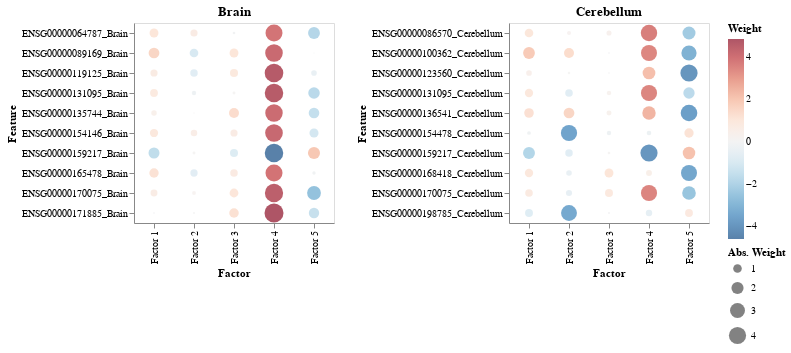

The code cell stored with this chart in its notebook:
### Code cell
plot_top_weights(model, ["Brain", "Cerebellum"], n_features=10)

### Figure 1 — Vega specification as saved in the notebook (floating-point values rounded to 4 significant figures)
{"$schema": "https://vega.github.io/schema/vega/v5.json", "data": [{"name": "source_0", "values": [{"index": "Factor 5", "value": -1.888, "value_abs": 1.888, "variable": "ENSG00000064787_Brain"}, {"index": "Factor 1", "value": 1.067, "value_abs": 1.067, "variable": "ENSG00000064787_Brain"}, {"index": "Factor 4", "value": 3.876, "value_abs": 3.876, "variable": "ENSG00000064787_Brain"}, {"index": "Factor 3", "value": -0.089, "value_abs": 0.089, "variable": "ENSG00000064787_Brain"}, {"index": "Factor 2", "value": 0.694, "value_abs": 0.694, "variable": "ENSG00000064787_Brain"}, {"index": "Factor 5", "value": -0.149, "value_abs": 0.149, "variable": "ENSG00000165478_Brain"}, {"index": "Factor 1", "value": 1.178, "value_abs": 1.178, "variable": "ENSG00000165478_Brain"}, {"index": "Factor 4", "value": 3.901, "value_abs": 3.901, "variable": "ENSG00000165478_Brain"}, {"index": "Factor 3", "value": 0.77, "value_abs": 0.77, "variable": "ENSG00000165478_Brain"}, {"index": "Factor 2", "value": -0.71, "value_abs": 0.71, "variable": "ENSG00000165478_Brain"}, {"index": "Factor 5", "value": -1.518, "value_abs": 1.518, "variable": "ENSG00000135744_Brain"}, {"index": "Factor 1", "value": 0.401, "value_abs": 0.401, "variable": "ENSG00000135744_Brain"}, {"index": "Factor 4", "value": 4.099, "value_abs": 4.099, "variable": "ENSG00000135744_Brain"}, {"index": "Factor 3", "value": 1.357, "value_abs": 1.357, "variable": "ENSG00000135744_Brain"}, {"index": "Factor 2", "value": 0.021, "value_abs": 0.021, "variable": "ENSG00000135744_Brain"}, {"index": "Factor 5", "value": -0.014, "value_abs": 0.014, "variable": "ENSG00000089169_Brain"}, {"index": "Factor 1", "value": 1.557, "value_abs": 1.557, "variable": "ENSG00000089169_Brain"}, {"index": "Factor 4", "value": 4.161, "value_abs": 4.161, "variable": "ENSG00000089169_Brain"}, {"index": "Factor 3", "value": 1.073, "value_abs": 1.073, "variable": "ENSG00000089169_Brain"}, {"index": "Factor 2", "value": -1.016, "value_abs": 1.016, "variable": "ENSG00000089169_Brain"}, {"index": "Factor 5", "value": -1.11, "value_abs": 1.11, "variable": "ENSG00000154146_Brain"}, {"index": "Factor 1", "value": 0.917, "value_abs": 0.917, "variable": "ENSG00000154146_Brain"}, {"index": "Factor 4", "value": 4.206, "value_abs": 4.206, "variable": "ENSG00000154146_Brain"}, {"index": "Factor 3", "value": 0.7, "value_abs": 0.7, "variable": "ENSG00000154146_Brain"}, {"index": "Factor 2", "value": 0.563, "value_abs": 0.563, "variable": "ENSG00000154146_Brain"}, {"index": "Factor 5", "value": -2.567, "value_abs": 2.567, "variable": "ENSG00000170075_Brain"}, {"index": "Factor 1", "value": 0.645, "value_abs": 0.645, "variable": "ENSG00000170075_Brain"}, {"index": "Factor 4", "value": 4.497, "value_abs": 4.497, "variable": "ENSG00000170075_Brain"}, {"index": "Factor 3", "value": 1.047, "value_abs": 1.047, "variable": "ENSG00000170075_Brain"}, {"index": "Factor 2", "value": 0.19, "value_abs": 0.19, "variable": "ENSG00000170075_Brain"}, {"index": "Factor 5", "value": 1.962, "value_abs": 1.962, "variable": "ENSG00000159217_Brain"}, {"index": "Factor 1", "value": -1.637, "value_abs": 1.637, "variable": "ENSG00000159217_Brain"}, {"index": "Factor 4", "value": -4.617, "value_abs": 4.617, "variable": "ENSG00000159217_Brain"}, {"index": "Factor 3", "value": -0.871, "value_abs": 0.871, "variable": "ENSG00000159217_Brain"}, {"index": "Factor 2", "value": 0.109, "value_abs": 0.109, "variable": "ENSG00000159217_Brain"}, {"index": "Factor 5", "value": -1.789, "value_abs": 1.789, "variable": "ENSG00000131095_Brain"}, {"index": "Factor 1", "value": 0.81, "value_abs": 0.81, "variable": "ENSG00000131095_Brain"}, {"index": "Factor 4", "value": 4.629, "value_abs": 4.629, "variable": "ENSG00000131095_Brain"}, {"index": "Factor 3", "value": 0.109, "value_abs": 0.109, "variable": "ENSG00000131095_Brain"}, {"index": "Factor 2", "value": -0.263, "value_abs": 0.263, "variable": "ENSG00000131095_Brain"}, {"index": "Factor 5", "value": -0.433, "value_abs": 0.433, "variable": "ENSG00000119125_Brain"}, {"index": "Factor 1", "value": 0.703, "value_abs": 0.703, "variable": "ENSG00000119125_Brain"}, {"index": "Factor 4", "value": 4.656, "value_abs": 4.656, "variable": "ENSG00000119125_Brain"}, {"index": "Factor 3", "value": 0.886, "value_abs": 0.886, "variable": "ENSG00000119125_Brain"}, {"index": "Factor 2", "value": -0.751, "value_abs": 0.751, "variable": "ENSG00000119125_Brain"}, {"index": "Factor 5", "value": -1.456, "value_abs": 1.456, "variable": "ENSG00000171885_Brain"}, {"index": "Factor 1", "value": -0.031, "value_abs": 0.031, "variable": "ENSG00000171885_Brain"}, {"index": "Factor 4", "value": 4.865, "value_abs": 4.865, "variable": "ENSG00000171885_Brain"}, {"index": "Factor 3", "value": 1.223, "value_abs": 1.223, "variable": "ENSG00000171885_Brain"}, {"index": "Factor 2", "value": 0.043, "value_abs": 0.043, "variable": "ENSG00000171885_Brain"}]}, {"name": "source_1", "values": [{"index": "Factor 5", "value": 0.827, "value_abs": 0.827, "variable": "ENSG00000198785_Cerebellum"}, {"index": "Factor 1", "value": -0.834, "value_abs": 0.834, "variable": "ENSG00000198785_Cerebellum"}, {"index": "Factor 4", "value": -0.557, "value_abs": 0.557, "variable": "ENSG00000198785_Cerebellum"}, {"index": "Factor 3", "value": -0.042, "value_abs": 0.042, "variable": "ENSG00000198785_Cerebellum"}, {"index": "Factor 2", "value": -3.398, "value_abs": 3.398, "variable": "ENSG00000198785_Cerebellum"}, {"index": "Factor 5", "value": -3.114, "value_abs": 3.114, "variable": "ENSG00000100362_Cerebellum"}, {"index": "Factor 1", "value": 1.876, "value_abs": 1.876, "variable": "ENSG00000100362_Cerebellum"}, {"index": "Factor 4", "value": 3.455, "value_abs": 3.455, "variable": "ENSG00000100362_Cerebellum"}, {"index": "Factor 3", "value": -0.029, "value_abs": 0.029, "variable": "ENSG00000100362_Cerebellum"}, {"index": "Factor 2", "value": 1.352, "value_abs": 1.352, "variable": "ENSG00000100362_Cerebellum"}, {"index": "Factor 5", "value": -3.466, "value_abs": 3.466, "variable": "ENSG00000168418_Cerebellum"}, {"index": "Factor 1", "value": 0.937, "value_abs": 0.937, "variable": "ENSG00000168418_Cerebellum"}, {"index": "Factor 4", "value": 0.47, "value_abs": 0.47, "variable": "ENSG00000168418_Cerebellum"}, {"index": "Factor 3", "value": 1.067, "value_abs": 1.067, "variable": "ENSG00000168418_Cerebellum"}, {"index": "Factor 2", "value": -0.419, "value_abs": 0.419, "variable": "ENSG00000168418_Cerebellum"}, {"index": "Factor 5", "value": -1.726, "value_abs": 1.726, "variable": "ENSG00000131095_Cerebellum"}, {"index": "Factor 1", "value": 0.927, "value_abs": 0.927, "variable": "ENSG00000131095_Cerebellum"}, {"index": "Factor 4", "value": 3.496, "value_abs": 3.496, "variable": "ENSG00000131095_Cerebellum"}, {"index": "Factor 3", "value": 0.272, "value_abs": 0.272, "variable": "ENSG00000131095_Cerebellum"}, {"index": "Factor 2", "value": -0.779, "value_abs": 0.779, "variable": "ENSG00000131095_Cerebellum"}, {"index": "Factor 5", "value": -2.494, "value_abs": 2.494, "variable": "ENSG00000170075_Cerebellum"}, {"index": "Factor 1", "value": 0.785, "value_abs": 0.785, "variable": "ENSG00000170075_Cerebellum"}, {"index": "Factor 4", "value": 3.499, "value_abs": 3.499, "variable": "ENSG00000170075_Cerebellum"}, {"index": "Factor 3", "value": 0.853, "value_abs": 0.853, "variable": "ENSG00000170075_Cerebellum"}, {"index": "Factor 2", "value": -0.501, "value_abs": 0.501, "variable": "ENSG00000170075_Cerebellum"}, {"index": "Factor 5", "value": 1.163, "value_abs": 1.163, "variable": "ENSG00000154478_Cerebellum"}, {"index": "Factor 1", "value": -0.184, "value_abs": 0.184, "variable": "ENSG00000154478_Cerebellum"}, {"index": "Factor 4", "value": -0.284, "value_abs": 0.284, "variable": "ENSG00000154478_Cerebellum"}, {"index": "Factor 3", "value": -0.265, "value_abs": 0.265, "variable": "ENSG00000154478_Cerebellum"}, {"index": "Factor 2", "value": -3.54, "value_abs": 3.54, "variable": "ENSG00000154478_Cerebellum"}, {"index": "Factor 5", "value": -2.275, "value_abs": 2.275, "variable": "ENSG00000086570_Cerebellum"}, {"index": "Factor 1", "value": 0.999, "value_abs": 0.999, "variable": "ENSG00000086570_Cerebellum"}, {"index": "Factor 4", "value": 3.64, "value_abs": 3.64, "variable": "ENSG00000086570_Cerebellum"}, {"index": "Factor 3", "value": 0.353, "value_abs": 0.353, "variable": "ENSG00000086570_Cerebellum"}, {"index": "Factor 2", "value": 0.213, "value_abs": 0.213, "variable": "ENSG00000086570_Cerebellum"}, {"index": "Factor 5", "value": -3.721, "value_abs": 3.721, "variable": "ENSG00000136541_Cerebellum"}, {"index": "Factor 1", "value": 1.231, "value_abs": 1.231, "variable": "ENSG00000136541_Cerebellum"}, {"index": "Factor 4", "value": 2.41, "value_abs": 2.41, "variable": "ENSG00000136541_Cerebellum"}, {"index": "Factor 3", "value": 0.334, "value_abs": 0.334, "variable": "ENSG00000136541_Cerebellum"}, {"index": "Factor 2", "value": 1.549, "value_abs": 1.549, "variable": "ENSG00000136541_Cerebellum"}, {"index": "Factor 5", "value": 2.118, "value_abs": 2.118, "variable": "ENSG00000159217_Cerebellum"}, {"index": "Factor 1", "value": -1.919, "value_abs": 1.919, "variable": "ENSG00000159217_Cerebellum"}, {"index": "Factor 4", "value": -3.975, "value_abs": 3.975, "variable": "ENSG00000159217_Cerebellum"}, {"index": "Factor 3", "value": 0.09, "value_abs": 0.09, "variable": "ENSG00000159217_Cerebellum"}, {"index": "Factor 2", "value": -0.763, "value_abs": 0.763, "variable": "ENSG00000159217_Cerebellum"}, {"index": "Factor 5", "value": -3.989, "value_abs": 3.989, "variable": "ENSG00000123560_Cerebellum"}, {"index": "Factor 1", "value": 0.434, "value_abs": 0.434, "variable": "ENSG00000123560_Cerebellum"}, {"index": "Factor 4", "value": 2.178, "value_abs": 2.178, "variable": "ENSG00000123560_Cerebellum"}, {"index": "Factor 3", "value": -0.024, "value_abs": 0.024, "variable": "ENSG00000123560_Cerebellum"}, {"index": "Factor 2", "value": 0.078, "value_abs": 0.078, "variable": "ENSG00000123560_Cerebellum"}]}, {"name": "source_0_concat_0_x_domain_index", "values": [{"index": "Factor 5"}, {"index": "Factor 1"}, {"index": "Factor 4"}, {"index": "Factor 3"}, {"index": "Factor 2"}]}, {"name": "source_0_concat_0_y_domain_variable", "values": [{"variable": "ENSG00000064787_Brain"}, {"variable": "ENSG00000165478_Brain"}, {"variable": "ENSG00000135744_Brain"}, {"variable": "ENSG00000089169_Brain"}, {"variable": "ENSG00000154146_Brain"}, {"variable": "ENSG00000170075_Brain"}, {"variable": "ENSG00000159217_Brain"}, {"variable": "ENSG00000131095_Brain"}, {"variable": "ENSG00000119125_Brain"}, {"variable": "ENSG00000171885_Brain"}]}, {"name": "source_1_concat_1_x_domain_index", "values": [{"index": "Factor 5"}, {"index": "Factor 1"}, {"index": "Factor 4"}, {"index": "Factor 3"}, {"index": "Factor 2"}]}, {"name": "source_1_concat_1_y_domain_variable", "values": [{"variable": "ENSG00000198785_Cerebellum"}, {"variable": "ENSG00000100362_Cerebellum"}, {"variable": "ENSG00000168418_Cerebellum"}, {"variable": "ENSG00000131095_Cerebellum"}, {"variable": "ENSG00000170075_Cerebellum"}, {"variable": "ENSG00000154478_Cerebellum"}, {"variable": "ENSG00000086570_Cerebellum"}, {"variable": "ENSG00000136541_Cerebellum"}, {"variable": "ENSG00000159217_Cerebellum"}, {"variable": "ENSG00000123560_Cerebellum"}]}], "signals": [{"name": "childWidth", "value": 200}], "marks": [{"type": "group", "name": "concat_0_group", "encode": {"update": {"width": {"signal": "childWidth"}, "height": {"signal": "height"}}}, "marks": [{"type": "symbol", "name": "concat_0_marks", "from": {"data": "source_0"}, "encode": {"update": {"fill": {"field": "value", "scale": "color"}, "size": {"field": "value_abs", "scale": "size"}, "shape": {"value": "circle"}, "x": {"field": "index", "scale": "concat_0_x"}, "opacity": {"value": 0.7}, "y": {"field": "variable", "scale": "concat_0_y"}}}, "style": ["circle"]}], "axes": [{"scale": "concat_0_x", "labelAlign": "right", "labelAngle": 270, "orient": "bottom", "labelBaseline": "middle", "zindex": 0, "title": "Factor", "grid": false}, {"scale": "concat_0_y", "title": "Feature", "zindex": 0, "grid": false, "orient": "left"}], "title": {"text": "Brain", "frame": "group"}, "style": "cell"}, {"type": "group", "name": "concat_1_group", "encode": {"update": {"height": {"signal": "height"}, "width": {"signal": "childWidth"}}}, "marks": [{"type": "symbol", "name": "concat_1_marks", "from": {"data": "source_1"}, "encode": {"update": {"y": {"field": "variable", "scale": "concat_1_y"}, "shape": {"value": "circle"}, "fill": {"field": "value", "scale": "color"}, "opacity": {"value": 0.7}, "x": {"field": "index", "scale": "concat_1_x"}, "size": {"field": "value_abs", "scale": "size"}}}, "style": ["circle"]}], "axes": [{"scale": "concat_1_x", "title": "Factor", "orient": "bottom", "grid": false, "labelAngle": 270, "labelBaseline": "middle", "zindex": 0, "labelAlign": "right"}, {"scale": "concat_1_y", "orient": "left", "zindex": 0, "grid": false, "title": "Feature"}], "title": {"text": "Cerebellum", "frame": "group"}, "style": "cell"}], "scales": [{"name": "color", "type": "linear", "domain": {"fields": [{"data": "source_0", "field": "value"}, {"data": "source_1", "field": "value"}]}, "range": {"scheme": "redblue"}, "reverse": true, "interpolate": "hcl", "zero": false}, {"name": "size", "type": "linear", "domain": {"fields": [{"data": "source_0", "field": "value_abs"}, {"data": "source_1", "field": "value_abs"}]}, "range": [0, 361], "zero": true}, {"name": "concat_0_x", "type": "point", "domain": {"data": "source_0_concat_0_x_domain_index", "field": "index", "sort": true}, "range": [0, {"signal": "childWidth"}], "padding": 0.5}, {"name": "concat_0_y", "type": "point", "domain": {"data": "source_0_concat_0_y_domain_variable", "field": "variable", "sort": true}, "range": [0, {"signal": "height"}], "padding": 0.5}, {"name": "concat_1_x", "type": "point", "domain": {"data": "source_1_concat_1_x_domain_index", "field": "index", "sort": true}, "range": [0, {"signal": "childWidth"}], "padding": 0.5}, {"name": "concat_1_y", "type": "point", "domain": {"data": "source_1_concat_1_y_domain_variable", "field": "variable", "sort": true}, "range": [0, {"signal": "height"}], "padding": 0.5}], "height": 200, "background": "white", "padding": 5, "layout": {"padding": 20, "bounds": "full", "align": "each"}, "legends": [{"title": "Weight", "fill": "color", "gradientLength": {"signal": "clamp(height, 64, 200)"}, "encode": {"gradient": {"update": {"opacity": {"value": 0.7}}}}}, {"title": "Abs. Weight", "size": "size", "symbolType": "circle", "encode": {"symbols": {"update": {"fill": {"value": "black"}, "fillOpacity": {"value": 0.7}, "opacity": {"value": 0.7}, "stroke": {"value": "transparent"}}}}}]}
